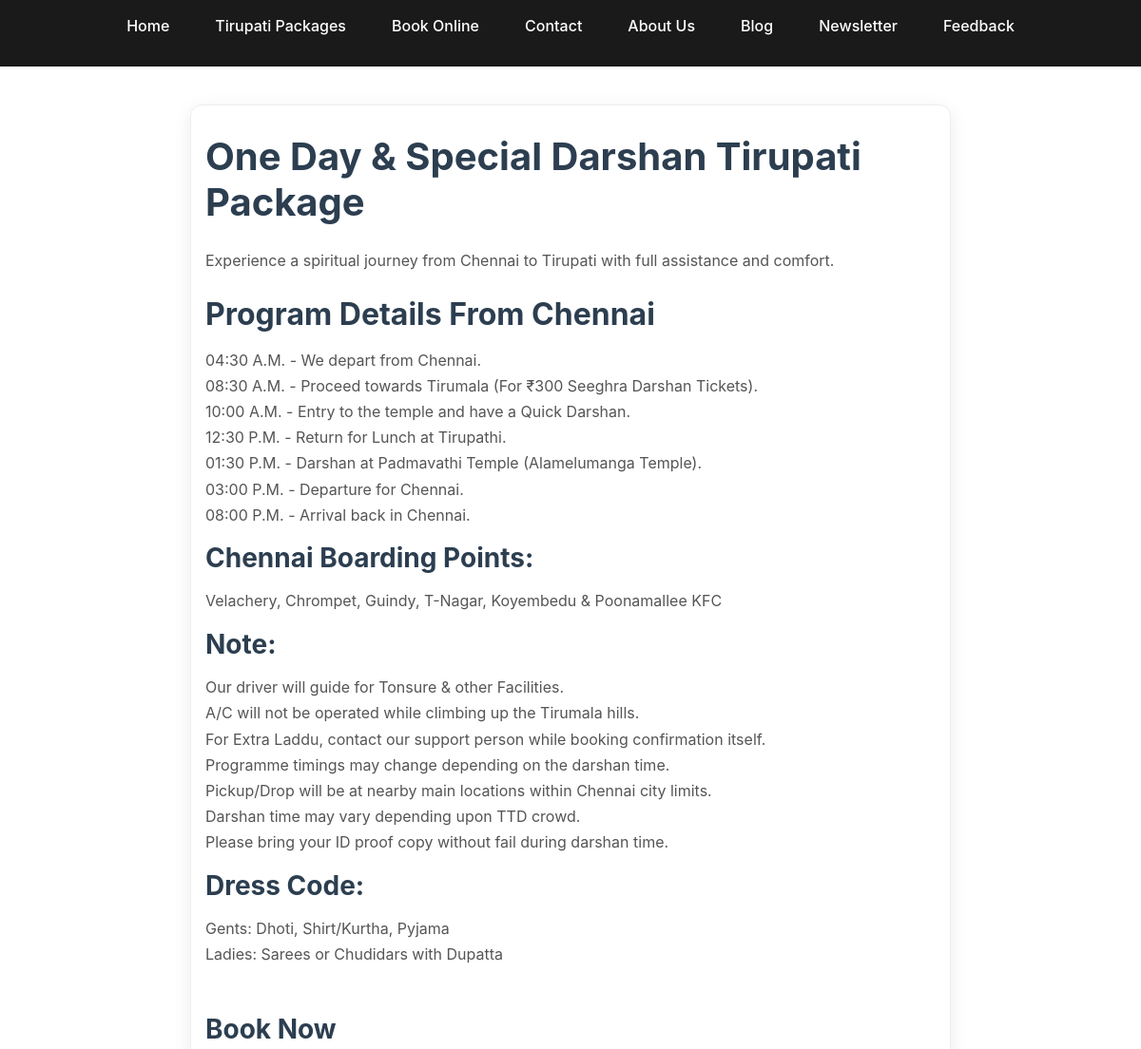
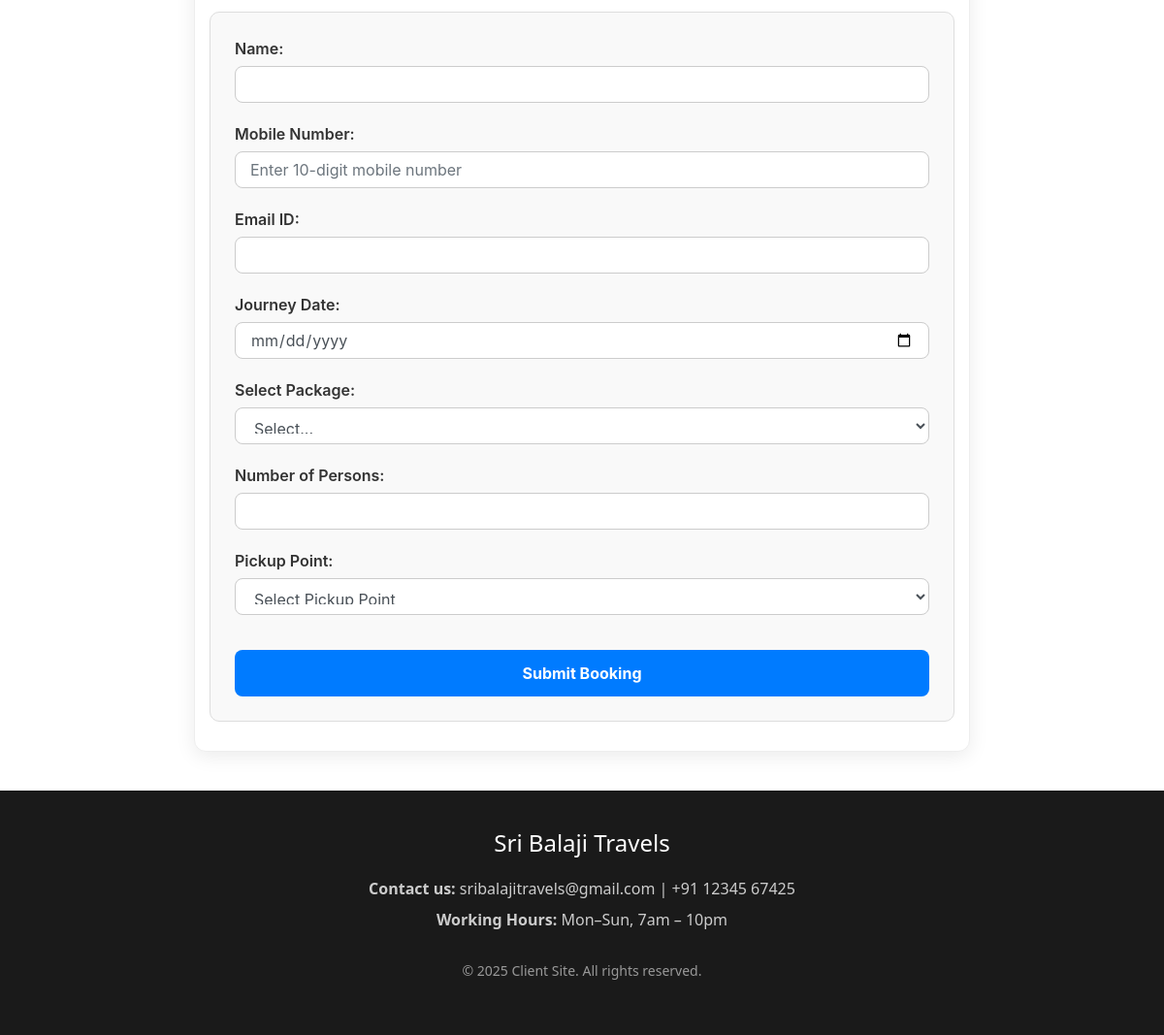
Page /client-site-rebuild/book.php on the committed database (2 pictures, top to bottom).
### tables this page shows
CREATE TABLE `book_online` (
  `id` int(11) NOT NULL,
  `title` varchar(255) DEFAULT NULL,
  `description` text DEFAULT NULL,
  `program_details` text DEFAULT NULL,
  `boarding_points` text DEFAULT NULL,
  `notes` text DEFAULT NULL,
  `dress_code` text DEFAULT NULL
);

### client-site-rebuild/book.php (the view, shortened to what this page needs)
<?php
include('includes/header.php');
include('db.php');
?>
<?php
$query = "SELECT * FROM book_online LIMIT 1";
$result = mysqli_query($conn, $query);
if ($result && mysqli_num_rows($result) > 0):
    $data = mysqli_fetch_assoc($result);
?>
<div class="container booking-page" style="max-width: 800px; margin: 40px auto;">
    <h1 class="mb-4"><?= htmlspecialchars($data['title']) ?></h1>
    <p><?= nl2br(htmlspecialchars($data['description'])) ?></p>
    <h2 class="mt-4">Program Details From Chennai</h2>
    <p><?= nl2br(htmlspecialchars($data['program_details'])) ?></p>
    <h3>Chennai Boarding Points:</h3>
    <p><?= nl2br(htmlspecialchars($data['boarding_points'])) ?></p>
    <h3>Note:</h3>
    <p><?= nl2br(htmlspecialchars($data['notes'])) ?></p>
    <h3>Dress Code:</h3>
    <p><?= nl2br(htmlspecialchars($data['dress_code'])) ?></p>
    <h3 class="mt-5">Book Now</h3>
    <form id="bookingForm" method="POST" action="" class="booking-form mt-3">
        <div class="form-group">
            <label for="name">Name:</label>
            <input type="text" name="name" class="form-control" required>
        </div>
        <div class="form-group">
            <label for="phone">Mobile Number:</label>
            <input type="tel" name="phone" class="form-control" pattern="\d{10}" placeholder="Enter 10-digit mobile number" required>
        </div>
        <div class="form-group">
            <label for="email">Email ID:</label>
            <input type="email" name="email" class="form-control" required>
        </div>
        <div class="form-group">
            <label for="travel_date">Journey Date:</label>
            <input type="date" name="travel_date" class="form-control" required>
        </div>
        <div class="form-group">
            <label for="package_name">Select Package:</label>
            <select name="package_name" class="form-control" required>
                <option value="">Select...</option>
            </select>
        </div>
        <div class="form-group">
            <label for="passengers">Number of Persons:</label>
            <input type="number" name="passengers" class="form-control" required>
        </div>
        <div class="form-group">
            <label for="pickup_point">Pickup Point:</label>
            <select name="pickup_point" class="form-control" required>
                <option value="">Select Pickup Point</option>
            </select>
        </div>
        <button type="submit" class="btn btn-primary mt-3">Submit Booking</button>
    </form>
</div>
<?php else: ?>
    <div class="container">
        <p>No package data found.</p>
    </div>
<?php endif; ?>
<?php include('includes/footer.php'); ?>

### client-site-rebuild/assets/css/style.css (style rules this page uses)
* { margin: 0; padding: 0; box-sizing: border-box; }
body { font-family: 'Segoe UI', Tahoma, Geneva, Verdana, sans-serif; line-height: 1.6; }
.booking-page { background: #ffffff; padding: 30px 25px; margin-top: 80px; margin-bottom: 40px; border-radius: 12px; box-shadow: 0 5px 20px rgba(0,0,0,0.08); border: 1px solid #eee; }
.booking-page h1, .booking-page h2, .booking-page h3 { color: #2c3e50; font-weight: 700; margin-bottom: 15px; }
.booking-page p { color: #555; line-height: 1.7; margin-bottom: 15px; }
.booking-form { margin-top: 30px; padding: 25px; background: #f9f9f9; border: 1px solid #ddd; border-radius: 10px; }
.booking-form .form-group { margin-bottom: 20px; }
.booking-form label { font-weight: 600; margin-bottom: 6px; display: block; color: #333; }
.booking-form input, .booking-form select { width: 100%; padding: 10px 15px; font-size: 16px; border-radius: 8px; border: 1px solid #ccc; transition: border 0.3s ease; }
.booking-form button[type="submit"] { background-color: #007bff; color: white; border: none; padding: 12px 25px; border-radius: 8px; cursor: pointer; font-weight: bold; font-size: 16px; width: 100%; transition: background-color 0.3s ease; }

### rows in the picture
book_online: title "One Day & Special Darshan Tirupati Package", description "Experience a spiritual journey from Chennai to Tirupati with full assistance and comfort.", program_details "04:30 A.M. - We depart from Chennai. 08:30 A.M. - Proceed towards Tirumala (For ₹300 Seeghra Darshan Tickets). 10:00 A.M. - Entry to the temple and have a Quick Darshan. 12:30 P.M. - Return for Lunch at Tirupathi. 01:30 P.M. - Darshan at Padmavathi Temple (Alamelumanga Temple). 03:00 P.M. - Departure for Chennai. 08:00 P.M. - Arrival back in Chennai.", boarding_points "Velachery, Chrompet, Guindy, T-Nagar, Koyembedu & Poonamallee KFC", notes "Our driver will guide for Tonsure & other Facilities. A/C will not be operated while climbing up the Tirumala hills. For Extra Laddu, contact our support person while booking confirmation itself. Programme timings may change depending on the darshan time. Pickup/Drop will be at nearby main locations within Chennai city limits. Darshan time may vary depending upon TTD crowd. Please bring your ID proof copy without fail during darshan time.", dress_code "Gents: Dhoti, Shirt/Kurtha, Pyjama Ladies: Sarees or Chudidars with Dupatta"
